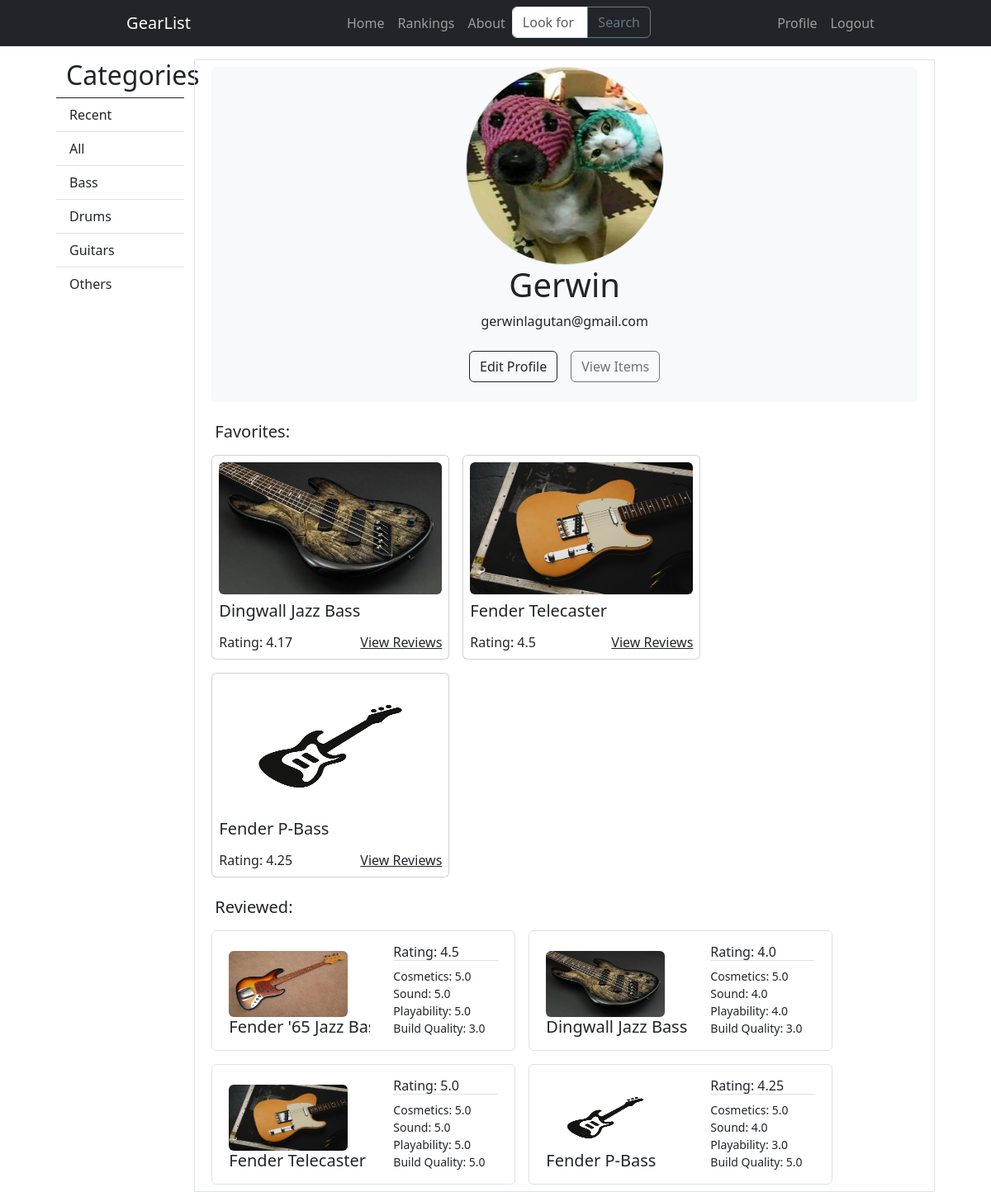
The app's page /profile/ (signed in), older data.
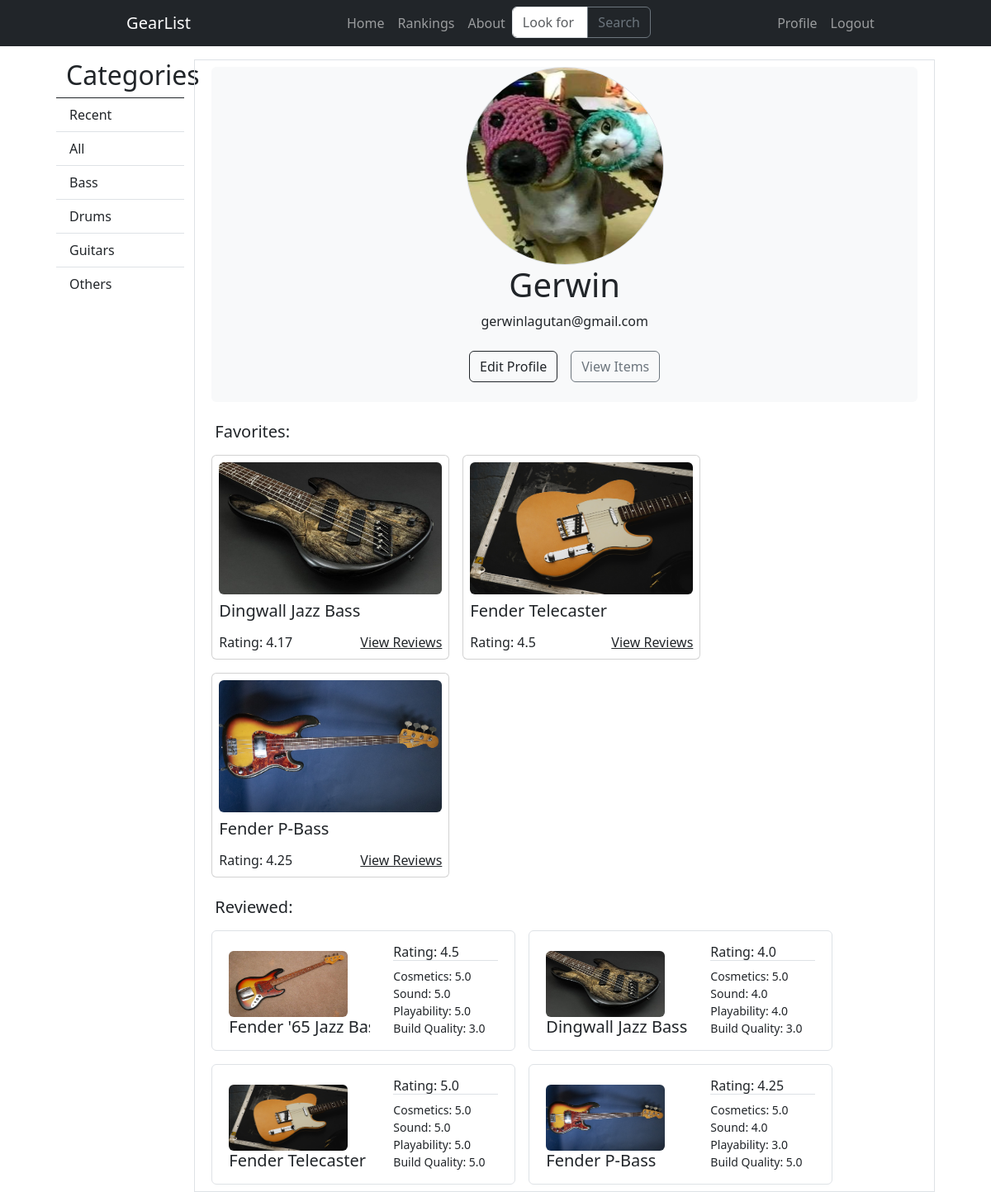
The same page, newer data.
### users/models.py (models this page shows, shortened)
class Profile(models.Model):
    user = models.OneToOneField(User, on_delete=models.CASCADE)
    image = models.ImageField(default='profile_pics/default.jpg', upload_to='profile_pics')

### main/models.py (models this page shows, shortened)
class Item(models.Model):
    CATEGORIES = [
        ("Bass", "Bass"),
        ("Drums", "Drums"),
        ("Guitar", "Guitar"),
        ("Others", "Others"),
        ]
    id = models.AutoField(primary_key=True)
    name = models.CharField(max_length=75)
    category = models.CharField(max_length=75,choices=CATEGORIES, default='Others')
    rating = models.FloatField(null=True, blank=True, default=None)
    brand = models.CharField(max_length=75, null=True)
    description = models.TextField(null=True)
    date_added = models.DateTimeField(default=timezone.now)
    added_by = models.ForeignKey(User, null=True, on_delete=models.SET_NULL)
    images = models.ImageField(upload_to="images/", default="images/default.jpg")
    slug = models.SlugField(default='', null=False)
    i_cosmetics = models.FloatField(null=True, blank=True, default=None)
    i_sound = models.FloatField(null=True, blank=True, default=None)
    i_playability = models.FloatField(null=True, blank=True, default=None)
    i_build_quality = models.FloatField(null=True, blank=True, default=None)
    favorites = models.ManyToManyField(User, related_name='favorite', default=None, blank=True)

class Review(models.Model):
    id = models.AutoField(primary_key=True)
    author = models.ForeignKey(User,related_name='reviewed', null=True, on_delete=models.SET_NULL)
    item_reviewed = models.ForeignKey(Item, related_name='reviews', null=True, on_delete=models.SET_NULL)
    score = models.FloatField(validators=[MinValueValidator(0.0), MaxValueValidator(5.0)], null=True, default=0.0)
    comment = models.TextField()
    r_cosmetics = models.FloatField(validators=[MinValueValidator(0.0), MaxValueValidator(5.0)], null=True, default=0.0)
    r_sound = models.FloatField(validators=[MinValueValidator(0.0), MaxValueValidator(5.0)], null=True, default=0.0)
    r_playability = models.FloatField(validators=[MinValueValidator(0.0), MaxValueValidator(5.0)], null=True, default=0.0)
    r_build_quality = models.FloatField(validators=[MinValueValidator(0.0), MaxValueValidator(5.0)], null=True, default=0.0)
    approves = models.ManyToManyField(User, related_name='review_approves')

### users/views.py (the view)
# urls.py: path('profile/', user_views.profile, name='profile'),
@login_required
def profile(request):
    context = {
        'title': 'Profile',
        'favorites': Item.objects.filter(favorites=request.user).order_by('-date_added'),
        'reviews': Review.objects.filter(author=request.user).order_by('-item_reviewed__date_added'),
    }
    return render(request, 'users/profile.html', context)

### users/templates/users/profile.html (shortened to what this page needs)
{% extends "main/base.html" %}
{% block content %}
<div class="card border-0 bg-light text-dark m-2 text-center">
    <img src="{{ user.profile.image.url }}" class="card-img rounded-circle border mx-auto d-block" style="height: 15rem; width: 15rem;" alt="">
    <h1 class="card-title">{{ user.username }}</h1>
    <p class="card-text">{{ user.email }}</p>
    <div class="d-flex justify-content-center">
        <p class="card-text"><a href="{% url 'edit-profile' %}" class="btn btn-outline-dark m-2">Edit Profile</a></p>
        <p class="card-text"><a href="{% url 'view-items' %}" class="btn btn-outline-secondary m-2">View Items</a></p>
    </div>
</div>
<div class="container mt-3">
    <h5>Favorites:</h5>
        <div class="row">
        {% for favorite in favorites %}
            <div class="card sm-6 m-2 p-2" style="width: 18rem;">
                <img src="{{ favorite.images.url }}" class="card-img-top rounded" style="height: 10rem;" alt="...">
                <div class="card-body pt-2 p-0">
                    <h5 class="card-title d-inline-block text-truncate" style="max-width: 17rem;">{{ favorite.name }}</h5>
                    <div class="container d-flex justify-content-between p-0">
                        <div class="col">
                            <p class="card-text">Rating: {{ favorite.rating }}</p>
                        </div>
                        <div class="col d-flex justify-content-end">
                            {% if favorite.rating is None or favorite.rating == 0.0 %}
                                <a href="{% url 'item-details' favorite.slug %}" class="btn btn-success btn-sm stretched-link" title="{{ favorite.name }}">Review Now</a>
                            {% else %}
                                <a href="{% url 'item-details' favorite.slug %}" class="card-link link-dark stretched-link" title="{{ favorite.name }}">View Reviews</a>
                            {% endif %}
                        </div>
                    </div>
                </div>
            </div>
        {% endfor %}
        </div>
</div>
<div class="container mt-3">
    <h5>Reviewed: </h5>
    {% if reviews.count == 0 %}
        <h3>No Reviewed</h3>
    {% else %}
        <div class="row">
            {% for review in reviews %}
                    <div class="card border m-2" style="width: 23rem;">
                        <div class="row">
                            <div class="col-6 m-2 pt-3 d-inline-block align-items-center justify-content-center text-truncate">
                                <img src="{{ review.item_reviewed.images.url }}" class="card-img-top rounded" style="height: 5rem; width: 9rem;" alt="">
                                <h5><a class="link-dark link-underline-opacity-0 stretched-link text-truncate" href="{% url 'item-details' review.item_reviewed.slug %}" style="max-width: 7rem;" title="{{ review.item_reviewed.name }}">
                                    {{ review.item_reviewed.name }}
                                </a></h5>
                            </div>
                            <div class="col m-2 pt-2 d-flex flex-column">
                                <h6 class="border-bottom">Rating: {{ review.score }}</h6>
                                <small>Cosmetics: {{ review.r_cosmetics }}</small>
                                <small>Sound: {{ review.r_sound }}</small>
                                <small>Playability: {{ review.r_playability }}</small>
                                <small>Build Quality: {{ review.r_build_quality }}</small>
                            </div>
                        </div>
                    </div>
            {% endfor %}
        </div>
    {% endif %}
</div>
{% endblock %}

### main/templates/main/base.html (shortened to what this page needs)
{% load static %}
<!DOCTYPE html>
<html lang="en">
<head>
    <link href="https://cdn.jsdelivr.net/npm/bootstrap@5.3.0/dist/css/bootstrap.min.css" rel="stylesheet">
    <link rel="stylesheet" type="text/css" href="{% static 'main/main.css'%}">
</head>
<body>
    <header>
        <nav class="navbar navbar-dark navbar-expand-md bg-dark">
            <div class="container d-flex justify-content-center">
                <a class="navbar-brand" href="{% url 'home' %}">GearList</a>
            </div>
            <div class="container d-flex justify-content-center">
                <ul class="navbar-nav">
                    <li class="nav-item">
                        <a href="{% url 'home' %}" class="nav-link">Home</a>
                    </li>
                    <li class="nav-item">
                        <a href="{% url 'rankings' %}" class="nav-link">Rankings</a>
                    </li>
                    <li class="nav-item">
                        <a href="{% url 'about' %}" class="nav-link">About</a>
                    </li>
                    <li class="nav-item">
                        <form action="{% url 'search-results' %}" method="post">
                            <div class="input-group">
                                <input type="text" class="form-control" placeholder="Look for items" name="item_searched" aria-label="Item Search" aria-describedby="button-addon2">
                                <button class="btn btn-outline-secondary" type="submit" id="button-addon2">Search</button>
                            </div>
                        </form>
                    </li>
                </ul>
            </div>
            <div class="container d-flex justify-content-center">
                {% if user.is_authenticated %}
                    <ul class="navbar-nav">
                        <li class="nav-item">
                        <a class="nav-link" href="{% url 'profile' %}">Profile</a>
                        </li>
                        <li class="nav-item">
                            <a class="nav-link" href="{% url 'logout' %}">Logout</a>
                        </li>
                    </ul>
                {% endif %}
            </div>
        </nav>
    </header>
    <main role="main" class="mt-3 ms-5">
        <div class="row me-5">
            <div class="col-md-2">
                <div class="container border-bottom border-dark" id="categories">
                    <h2>Categories</h2>
                </div>
                <div class="list-group list-group-flush">
                    <a class="list-group-item list-group-item-action" href="{% url "home" %}">Recent</a>
                    <a class="list-group-item list-group-item-action" href="{% url "category" 'All' %}">All</a>
                    <a class="list-group-item list-group-item-action" href="{% url "category" 'Bass' %}">Bass</a>
                    <a class="list-group-item list-group-item-action" href="{% url "category" 'Drums' %}">Drums</a>
                    <a class="list-group-item list-group-item-action" href="{% url "category" 'Guitar' %}">Guitars</a>
                    <a class="list-group-item list-group-item-action" href="{% url "category" 'Others' %}">Others</a>
                  </div>
            </div>
            <div class="col border">
                {% block content%}{% endblock %}
            </div>
        </div>
    </main>
</body>
</html>

### main/static/main/main.css (style rules this page uses)
main { padding-left: 20px; padding-right: 20px; }

Row changes from the older to the newer data that the page shows:
changed Item "Fender P-Bass": images: picture added in place of a placeholder
changed through a linked row, Review "Fender P-Bass": item_reviewed.images: picture added in place of a placeholder
